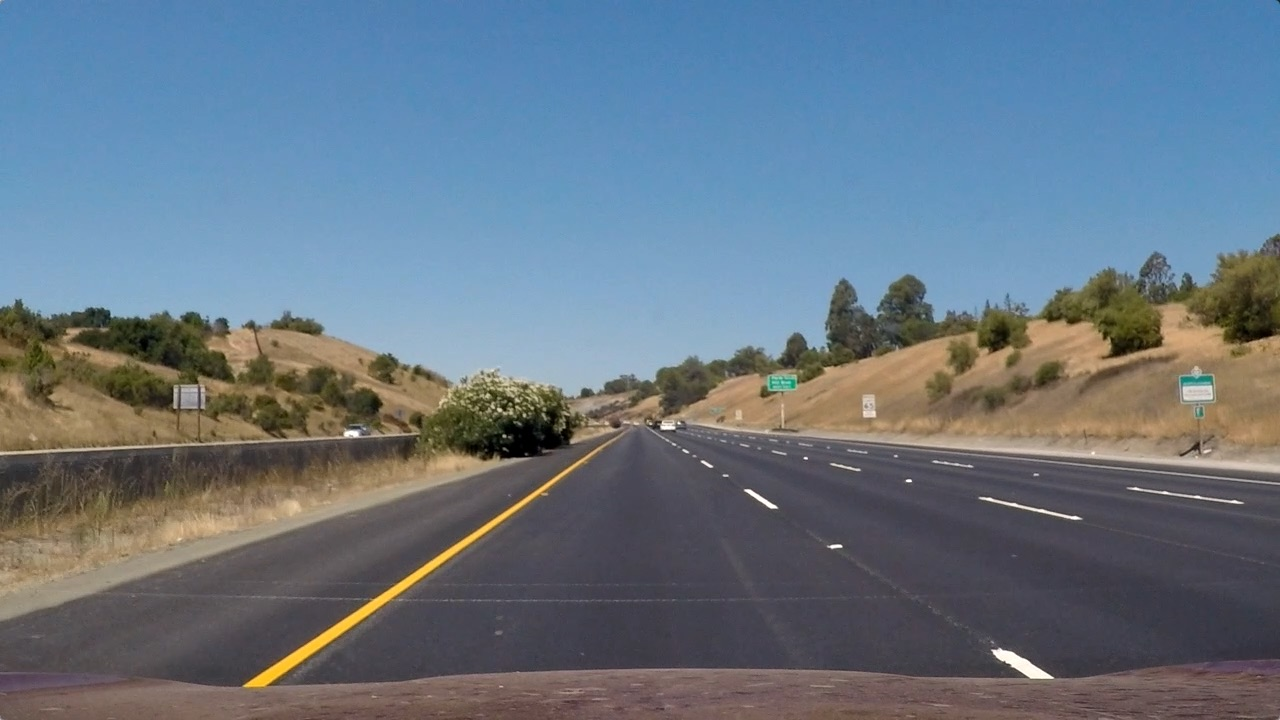
#> input picture test_images_notes/straight_lines1.jpg, 1280 x 720 px
$ jupyter execute --allow-errors Advanced_Lane_Lines.ipynb   (shell and % lines are left out)   (older library calls are emulated)
#> lines starting #> are read from the running program, lines starting #| are printed output that depends on the picture
# Self-Driving Car Engineer Nanodegree

## Project: **Advanced Lane Finding**

#### Submitted by Cristian Alberch as part of Udacity Self Driving Car Engineering Nanodegree - January 2021

### Overview

When we drive, we use our eyes to decide where to go. The lines on the road that show us where the lanes are act as our constant reference for where to steer the vehicle. Naturally, one of the first things we would like to do in developing a self-driving car is to automatically detect lane lines using an algorithm.

This is an project is will detect lane lines in video images using Python and OpenCV without the use of machine learning techniques and produce an output video showing the lane area.

The pipeline used to produce the output video:

#### 1. Camera Calibration:
A set of sample checkerboard images are used to calculate the necessary camera calibration to produce a distortion free image.

#### 2. Horizontal Image Crop:
The road image of interest is cropped horizontally to display the road area only.

#### 3. Sobel Operators:
Apply Sobel operators to transform the image from color to black & white with emphasis on road lane features. The Sobel operators applied include magnitude, direction (x & y axis), and gradient. The image is then processed to identify lane markings according to Hue-Saturation-Level.

#### 4. Region of Interest:
The filtered image is cropped to identify only the road-only region of interest.

#### 5. Perspective Transform:
The image is warped to show a birds eye view.

#### 6. Perspective Lane Selection:
The birds eye view is subsequently cropped to reduce the width of the image for lane identificaiton.

#### 7. Polynomial Regression Estimate:
The pixels in the lane identification are used to produce a best-fit 2nd order polynomial regression curve modelling the lane curve.

#### 8. Regression Estimate Value Checks:
The left and right lane curves are verified for congruence, considering that the distance between the lanes is constant. The values are further averaged over the previous 10 image frames to reduce jaggedness and ensure the predicted path is consistent with the previous images.

#### 9. Radius of Curvature:
The curvature radius is calculated according to the estimated lane curve and 2nd order polynomial coefficients.

#### 10. Image Overlay:
An overlay fill is superimposed to the original image based on the lane curves identified.

#### 11. Text Overlay:
The curvature radius value is overlayed to the image output.

### Import Packages

[cell 1]
#importing some useful packages
import matplotlib.pyplot as plt
import matplotlib.image as mpimg
import numpy as np
import cv2
import os
from collections import deque
from numpy import matrix

### Read in an Image

[cell 2]
#reading in an image
image = mpimg.imread('test_images_notes/straight_lines1.jpg')
#> image is the input picture: shape (720, 1280, 3); mean R, G, B 103.2, 117.7, 131.2

#printing out some stats and plotting
print('This image is:', type(image), 'with dimensions:', image.shape)
#| This image is: <class 'numpy.ndarray'> with dimensions: (720, 1280, 3)
plt.imshow(image)  # if you wanted to show a single color channel image called 'gray', for example, call as plt.imshow(gray, cmap='gray')

### 1. Camera Calibration

[cell 3]
# Code references:
# Udacity Self-Driving Cars Nanodegree
# https://www.learnopencv.com/camera-calibration-using-opencv/

# Read in the saved camera matrix and distortion coefficients

def calibration_points(checkerboard):

    # Creating vector to store vectors of 3D points for each checkerboard image
#> called with checkerboard = (6, 9)
    objpoints = []

    # Creating vector to store vectors of 2D points for each checkerboard image
    imgpoints = []

    # World coordinates for 3D points
    objp = np.zeros((1, checkerboard[0] * checkerboard[1], 3), np.float32)
    objp[0,:,:2] = np.mgrid[0:checkerboard[0], 0:checkerboard[1]].T.reshape(-1, 2)

    # loop through calibration files
    for file in range(1,21,1):
        filename = 'camera_cal/calibration'+str(file)+'.jpg'
        img = mpimg.imread(filename)
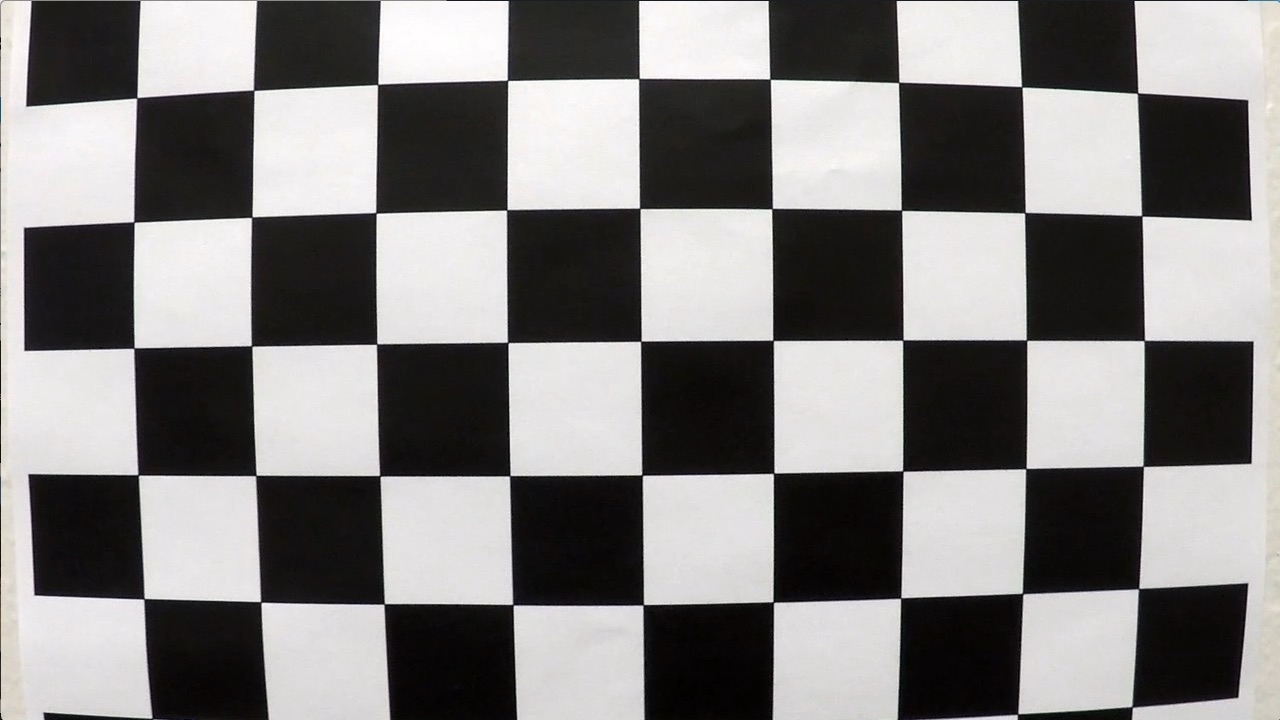
#> input picture camera_cal/calibration1.jpg, 1280 x 720 px
#> img is the input picture: shape (720, 1280, 3); mean R, G, B 130.1, 128.4, 127.8

        # Convert to grayscale
        gray = cv2.cvtColor(img,cv2.COLOR_BGR2GRAY)
        # Find corners
        ret, corners = cv2.findChessboardCorners(gray, (checkerboard[0], checkerboard[1]), None)
#> ret = False; corners = None
        # If corners found, add object points, image points
        if ret == True:
            imgpoints.append(corners)
            objpoints.append(objp)

            #draw and display the corners
            img = cv2.drawChessboardCorners(img, (checkerboard[0], checkerboard[1]), corners, ret)

            plt.imshow(img)
            plt.show()

    return imgpoints, objpoints

#> (a cell that did not finish here is left out)

[cell 5]
# [7 lines left out: function cal_undistort, not called in this run]

[cell 6]
# Undistort test image to test camera calibration effectiveness

img = mpimg.imread('test_images_notes/straight_lines1.jpg')
plt.imshow(img)
plt.title("Camera image")
plt.show()

#> (the rest of this cell did not finish here and is left out)

### 2. Horizontal Image Crop

[cell 7]
# [4 lines left out: function horizontal_crop, not called in this run]

[cell 8]
plt.figure(figsize=(24,128))
#> (the rest of this cell did not finish here and is left out)

### 3. Sobel Operators

[cell 9]
# [79 lines left out: functions abs_sobel_thresh, mag_thresh, dir_threshold, hls_color, not called in this run]

[cell 10]
# [12 lines left out: function threshold_binary, not called in this run]

[cell 11]
image = mpimg.imread('test_images_notes/fuzzy_lines1.jpg')
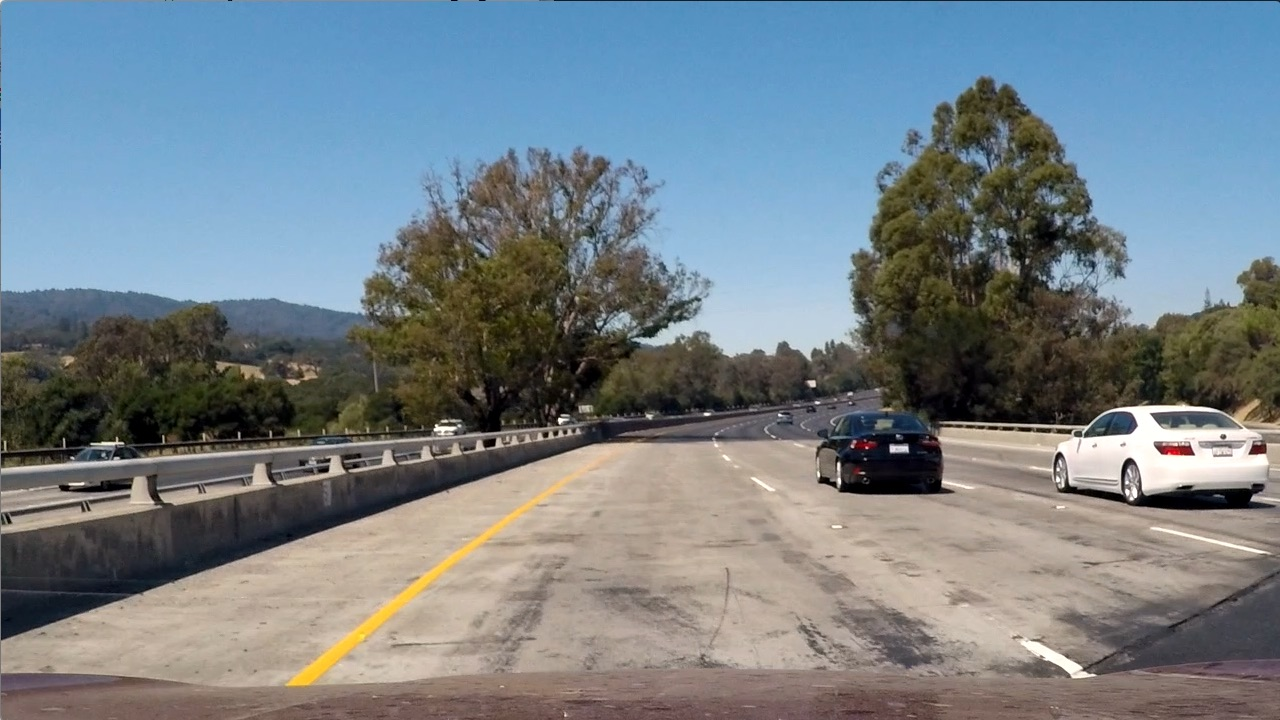
#> input picture test_images_notes/fuzzy_lines1.jpg, 1280 x 720 px
#> image is the input picture: shape (720, 1280, 3); mean R, G, B 117.5, 128.7, 135.5
img=image.copy()
#> (the rest of this cell did not finish here and is left out)

### 4. Region of Interest

[cell 12]
# [26 lines left out: function region_of_interest, not called in this run]

### 5. Perspective Transform

[cell 13]
def warp(img_roi):

    #source points: the entire borders are selected
    src = np.float32([[0, 240], [1280, 240], [0, 0], [1280, 0]])

    #destination points: the vanishing point is inverted to be directed to viewer point
    dst = np.float32([[595, 240], [685, 240], [0, 0], [1280, 0]])

    M = cv2.getPerspectiveTransform(src, dst) # The transformation matrix

    img_warped = cv2.warpPerspective(img_roi, M, (1280, 240)) # Image warping
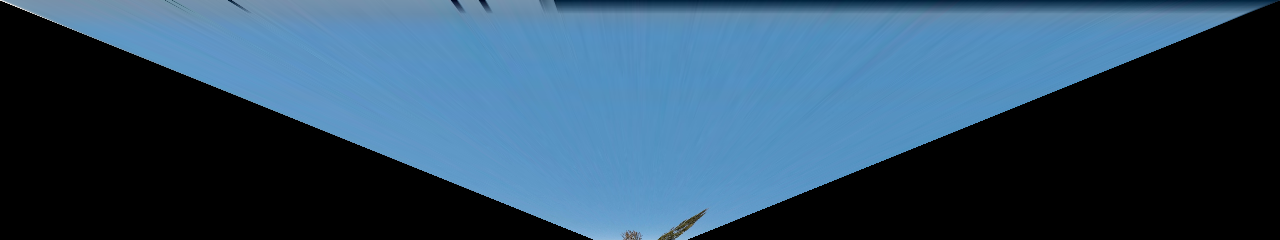
#> img_warped: shape (240, 1280, 3); mean R, G, B 47.4, 76.7, 100.4

    return img_warped
